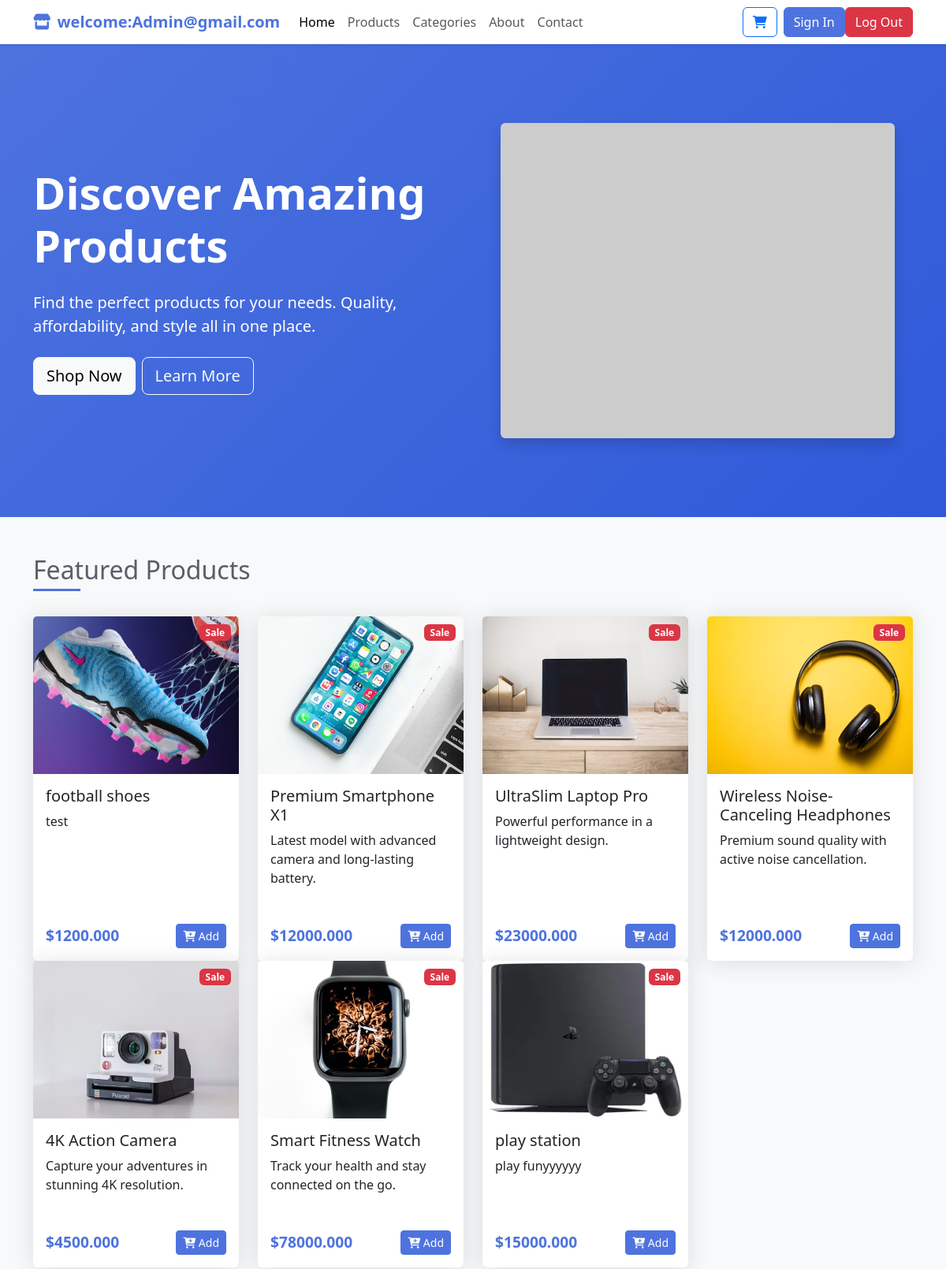
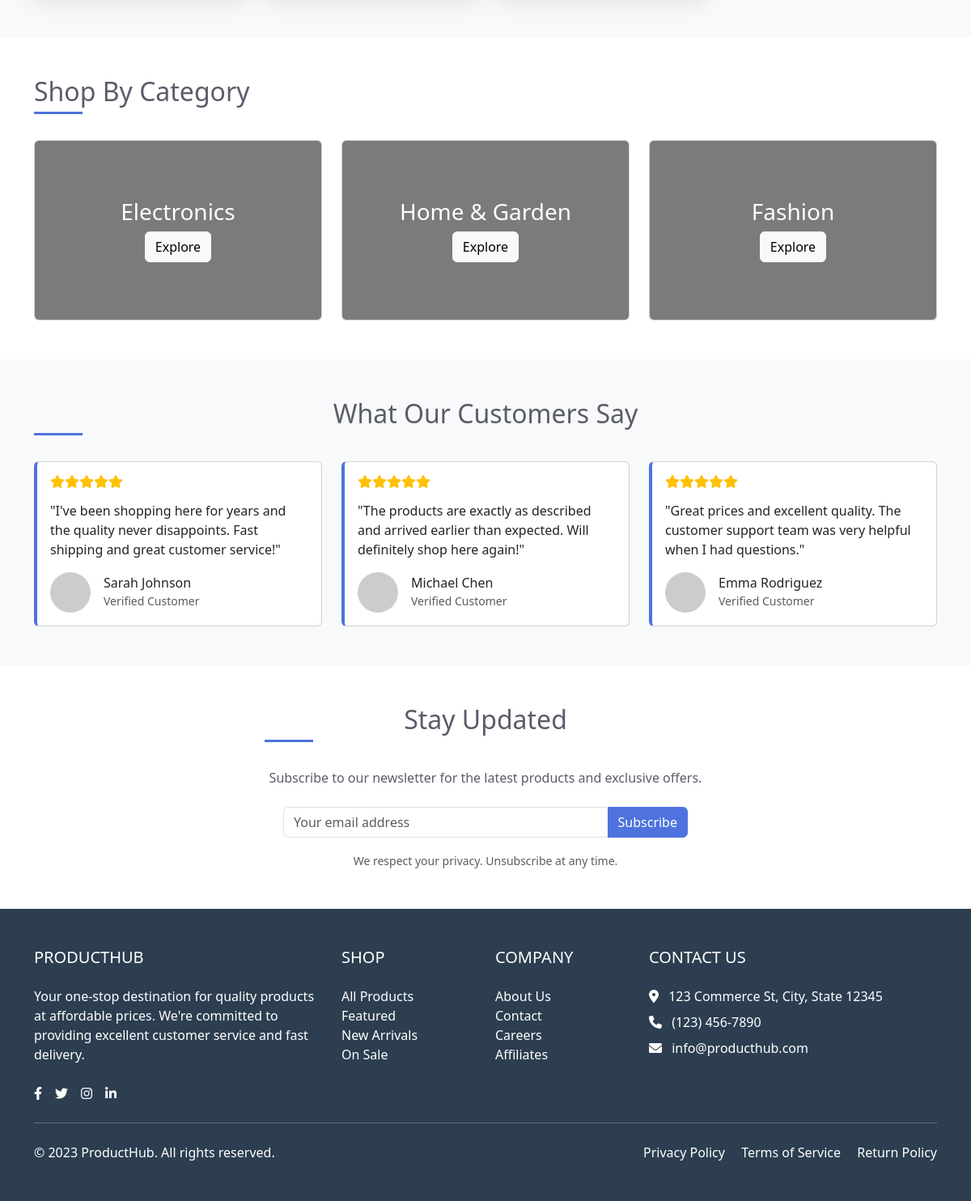
/ (signed in), run on the app's committed database (2 pictures, top to bottom).
### Accounts/models.py (models this page shows, shortened)
class User(AbstractBaseUser, PermissionsMixin):
    email = models.EmailField(unique=True)
    name = models.CharField(max_length=255)
    is_active = models.BooleanField(default=True)
    is_staff = models.BooleanField(default=False)
    objects = CustomUserManager()
    USERNAME_FIELD = "email"
    REQUIRED_FIELDS = ["name"]  # fields required *after* email and password

### Store/models.py (models this page shows, shortened)
class Product(models.Model):
    ProductName = models.CharField(max_length=150)
    ProductCategory = models.ForeignKey("Category",on_delete=models.CASCADE)
    ProductDescription = models.TextField(max_length=150)
    ProductQuantity = models.IntegerField(default=0)
    ProductPrice = models.DecimalField(max_digits=10,decimal_places=3)
    ProductImage = models.ImageField(upload_to="uploads/images/",null=True,)
    ProductSale = models.BooleanField(default=False)
    ProductNew = models.BooleanField(default=False)
    ProductStar = models.IntegerField(default=1)

### Core/views.py (the view)
# urls.py: path('',views.Home.as_view()),
class Home(LoginRequiredMixin,APIView):
    renderer_classes = [TemplateHTMLRenderer]
    template_name = "index.html"
    def get(self, request):
        products = Product.objects.all()
        serializer = ProductSerializer(products, many=True)
        Paginator = 2
        return Response({
            "products": products,
            "products_json": serializer.data
        })

### Store/templates/index.html (shortened to what this page needs)
<!DOCTYPE html>
<html lang="en">
<head>
    <link href="https://cdn.jsdelivr.net/npm/bootstrap@5.3.0-alpha1/dist/css/bootstrap.min.css" rel="stylesheet">
    <link rel="stylesheet" href="https://cdnjs.cloudflare.com/ajax/libs/font-awesome/6.0.0/css/all.min.css">
</head>
<body>
     {% include "layout/nav.html" %}
    <section class="hero-section">
        <div class="container">
            <div class="row align-items-center">
                <div class="col-lg-6">
                    <h1 class="display-4 fw-bold mb-4">Discover Amazing Products</h1>
                    <p class="lead mb-4">Find the perfect products for your needs. Quality, affordability, and style all in one place.</p>
                    <div class="d-flex flex-wrap gap-2">
                        <a href="#products" class="btn btn-light btn-lg">Shop Now</a>
                        <a href="#" class="btn btn-outline-light btn-lg">Learn More</a>
                    </div>
                </div>
                <div class="col-lg-6 text-center">
                    <img src="https://via.placeholder.com/500x400" alt="Hero Image" class="img-fluid rounded shadow">
                </div>
            </div>
        </div>
    </section>
    <section id="products" class="py-5 bg-light">
        <div class="container">
            <h2 class="section-title">Featured Products</h2>
            <div class="row">
                 {% for product in products %}
                <div class="col-md-6 col-lg-3">
                    <div class="card product-card h-100" >
                        <span class="badge bg-danger category-badge">Sale</span>
                        <img src="{{ product.ProductImage.url }}" class="card-img-top product-img" alt="Product 1">
                        <div class="card-body d-flex flex-column " >
                            <h5 class="card-title" >{{ product.ProductName }}</h5>
                            <p class="card-text flex-grow-1">{{ product.ProductDescription }}</p>
                            <div class="d-flex justify-content-between align-items-center">
                                <div>
                                    <span class="price ">${{product.ProductPrice}}</span>
                                </div>
                                <a  class="btn btn-primary btn-sm  Add">
                                    <i  class="fas fa-cart-plus"></i> Add
                                </a>
                            </div>
                        </div>
                    </div>
                </div>
                {% endfor %}
            </section>
    <section class="py-5">
        <div class="container">
            <h2 class="section-title">Shop By Category</h2>
            <div class="row g-4">
                <div class="col-md-4">
                    <div class="card text-white">
                        <img src="https://via.placeholder.com/400x250" class="card-img" alt="Electronics">
                        <div class="card-img-overlay d-flex align-items-center justify-content-center" style="background-color: rgba(0,0,0,0.4);">
                            <div class="text-center">
                                <h3 class="card-title">Electronics</h3>
                                <a href="#" class="btn btn-light">Explore</a>
                            </div>
                        </div>
                    </div>
                </div>
                <div class="col-md-4">
                    <div class="card text-white">
                        <img src="https://via.placeholder.com/400x250" class="card-img" alt="Home & Garden">
                        <div class="card-img-overlay d-flex align-items-center justify-content-center" style="background-color: rgba(0,0,0,0.4);">
                            <div class="text-center">
                                <h3 class="card-title">Home & Garden</h3>
                                <a href="#" class="btn btn-light">Explore</a>
                            </div>
                        </div>
                    </div>
                </div>
                <div class="col-md-4">
                    <div class="card text-white">
                        <img src="https://via.placeholder.com/400x250" class="card-img" alt="Fashion">
                        <div class="card-img-overlay d-flex align-items-center justify-content-center" style="background-color: rgba(0,0,0,0.4);">
                            <div class="text-center">
                                <h3 class="card-title">Fashion</h3>
                                <a href="#" class="btn btn-light">Explore</a>
                            </div>
                        </div>
                    </div>
                </div>
            </div>
        </div>
    </section>
    <section class="py-5 bg-light">
        <div class="container">
            <h2 class="section-title text-center">What Our Customers Say</h2>
            <div class="row">
                <div class="col-md-4">
                    <div class="card testimonial-card h-100">
                        <div class="card-body">
                            <div class="d-flex mb-3">
                                <i class="fas fa-star text-warning"></i>
                                <i class="fas fa-star text-warning"></i>
                                <i class="fas fa-star text-warning"></i>
                                <i class="fas fa-star text-warning"></i>
                                <i class="fas fa-star text-warning"></i>
                            </div>
                            <p class="card-text">"I've been shopping here for years and the quality never disappoints. Fast shipping and great customer service!"</p>
                            <div class="d-flex align-items-center">
                                <img src="https://via.placeholder.com/50" class="rounded-circle me-3" alt="Customer">
                                <div>
                                    <h6 class="mb-0">Sarah Johnson</h6>
                                    <small class="text-muted">Verified Customer</small>
                                </div>
                            </div>
                        </div>
                    </div>
                </div>
                <div class="col-md-4">
                    <div class="card testimonial-card h-100">
                        <div class="card-body">
                            <div class="d-flex mb-3">
                                <i class="fas fa-star text-warning"></i>
                                <i class="fas fa-star text-warning"></i>
                                <i class="fas fa-star text-warning"></i>
                                <i class="fas fa-star text-warning"></i>
                                <i class="fas fa-star text-warning"></i>
                            </div>
                            <p class="card-text">"The products are exactly as described and arrived earlier than expected. Will definitely shop here again!"</p>
                            <div class="d-flex align-items-center">
                                <img src="https://via.placeholder.com/50" class="rounded-circle me-3" alt="Customer">
                                <div>
                                    <h6 class="mb-0">Michael Chen</h6>
                                    <small class="text-muted">Verified Customer</small>
                                </div>
                            </div>
                        </div>
                    </div>
                </div>
                <div class="col-md-4">
                    <div class="card testimonial-card h-100">
                        <div class="card-body">
                            <div class="d-flex mb-3">
                                <i class="fas fa-star text-warning"></i>
                                <i class="fas fa-star text-warning"></i>
                                <i class="fas fa-star text-warning"></i>
                                <i class="fas fa-star text-warning"></i>
                                <i class="fas fa-star text-warning"></i>
                            </div>
                            <p class="card-text">"Great prices and excellent quality. The customer support team was very helpful when I had questions."</p>
                            <div class="d-flex align-items-center">
                                <img src="https://via.placeholder.com/50" class="rounded-circle me-3" alt="Customer">
                                <div>
                                    <h6 class="mb-0">Emma Rodriguez</h6>
                                    <small class="text-muted">Verified Customer</small>
                                </div>
                            </div>
                        </div>
                    </div>
                </div>
            </div>
        </div>
    </section>
    <section class="py-5">
        <div class="container">
            <div class="row justify-content-center">
                <div class="col-lg-6 text-center">
                    <h2 class="section-title">Stay Updated</h2>
                    <p class="mb-4">Subscribe to our newsletter for the latest products and exclusive offers.</p>
                    <form class="newsletter-form mx-auto">
                        <div class="input-group mb-3">
                            <input type="email" class="form-control" placeholder="Your email address">
                            <button class="btn btn-primary" type="submit">Subscribe</button>
                        </div>
                        <small class="text-muted">We respect your privacy. Unsubscribe at any time.</small>
                    </form>
                </div>
            </div>
        </div>
    </section>
{% include "layout/footer.html" %}
</body>
</html>

### Store/templates/layout/nav.html (shortened to what this page needs)
<nav class="navbar navbar-expand-lg navbar-light bg-white shadow-sm sticky-top">
        <div class="container">
            <a class="navbar-brand" href="#">
                <i class="fas fa-store me-2"></i>welcome:{{ user.email }}
            </a>
            <div class="collapse navbar-collapse" id="navbarNav">
                <ul class="navbar-nav me-auto">
                    <li class="nav-item">
                        <a class="nav-link active" href="/">Home</a>
                    </li>
                    <li class="nav-item">
                        <a class="nav-link" href="/store/api/allproducts/">Products</a>
                    </li>
                    <li class="nav-item">
                        <a class="nav-link" href="/store/api/categories/">Categories</a>
                    </li>
                    <li class="nav-item">
                        <a class="nav-link" href="/store/api/about/">About</a>
                    </li>
                    <li class="nav-item">
                        <a class="nav-link" href="/store/api/contact/">Contact</a>
                    </li>
                </ul>
                <div class="d-flex">
                    <a href="/cart/cart/" class="btn btn-outline-primary me-2">
                        <i class="fas fa-shopping-cart"></i>
                    </a>
                    <a href="/accounts/api/register/" class="btn btn-primary">Sign In</a>
                      <form action="{% url 'logout' %}" method="post">
                      <button type="submit" class="btn btn-danger">Log Out</button>
                    </form>
                </div>
            </div>
        </div>
    </nav>

### Store/templates/index.html (style rules this page uses)
:root { --primary-color: #4e73df; --secondary-color: #2e59d9; --accent-color: #36b9cc; --light-bg: #f8f9fc; --dark-text: #5a5c69; }
body { font-family: 'Segoe UI', Tahoma, Geneva, Verdana, sans-serif; color: var(--dark-text); }
.navbar-brand { font-weight: 700; color: var(--primary-color) !important; }
.hero-section { background: linear-gradient(135deg, var(--primary-color) 0%, var(--secondary-color) 100%); color: white; padding: 100px 0; }
.product-card { transition: transform 0.3s, box-shadow 0.3s; border: none; box-shadow: 0 0.15rem 1.75rem 0 rgba(58, 59, 69, 0.15); margin-bottom: 30px; }
.product-img { height: 200px; object-fit: cover; }
.category-badge { position: absolute; top: 10px; right: 10px; }
.price { font-weight: 700; color: var(--primary-color); font-size: 1.2rem; }
.btn-primary { background-color: var(--primary-color); border-color: var(--primary-color); }
.section-title { position: relative; margin-bottom: 2rem; padding-bottom: 0.5rem; }
.section-title:after { content: ''; position: absolute; bottom: 0; left: 0; width: 60px; height: 3px; background: var(--primary-color); }
.testimonial-card { border-left: 4px solid var(--primary-color); }
.newsletter-form { max-width: 500px; }

### data on the page
User: email "Admin@gmail.com"
Product: ProductImage (picture), ProductName "football shoes", ProductDescription "test", ProductPrice "1200.000"
Product: ProductImage (picture), ProductName "Premium Smartphone X1", ProductDescription "Latest model with advanced camera and long-lasting battery.", ProductPrice "12000.000"
Product: ProductImage (picture), ProductName "UltraSlim Laptop Pro", ProductDescription "Powerful performance in a lightweight design.", ProductPrice "23000.000"
Product: ProductImage (picture), ProductName "Wireless Noise-Canceling Headphones", ProductDescription "Premium sound quality with active noise cancellation.", ProductPrice "12000.000"
Product: ProductImage (picture), ProductName "4K Action Camera", ProductDescription "Capture your adventures in stunning 4K resolution.", ProductPrice "4500.000"
Product: ProductImage (picture), ProductName "Smart Fitness Watch", ProductDescription "Track your health and stay connected on the go.", ProductPrice "78000.000"
Product: ProductImage (picture), ProductName "play station", ProductDescription "play funyyyyyy", ProductPrice "15000.000"
